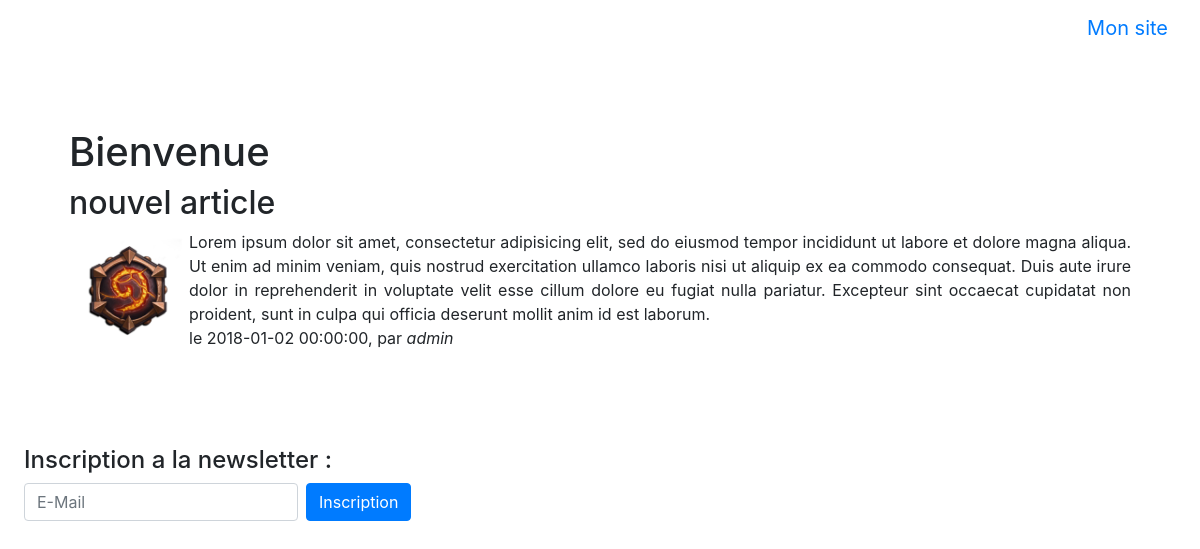
The page / on the database its author committed.
### tables this page shows
CREATE TABLE `edito` (
  `id` int(11) NOT NULL,
  `titre` varchar(150) NOT NULL,
  `contenu` text NOT NULL,
  `image` varchar(200) DEFAULT NULL,
  `date` datetime NOT NULL,
  `auteur_id` int(11) NOT NULL
);

CREATE TABLE `auteur` (
  `id` int(11) NOT NULL,
  `login` varchar(100) NOT NULL,
  `pwd` varchar(255) NOT NULL,
  `titre` varchar(100) NOT NULL
);

### inc/accueil.php (called while the page is built)
<?php
  $sql = 'SELECT e.titre, contenu, image, date, login FROM edito e JOIN auteur a ON auteur_id = a.id ORDER BY date DESC LIMIT 1';
  $result = $pdo->query($sql);
  $edito = $result->fetch();
  include 'themes/vue/accueil.html.php';
 ?>

### index.php (called while the page is built, shortened)
<?php
$page = isset($_GET['page']) ? $_GET['page'] : 'accueil';
switch ($page) {
  default:
  case 'accueil':
    $file='accueil.php';
    break;
}
include 'inc/'. $file;
$buffer=ob_get_clean();
include THEME.'layout.php';
?>

### themes/vue/accueil.html.php (the view)
<h1>Bienvenue</h1>
<article>
<header>
  <h2>
  <?php echo $edito['titre']; ?>
  </h2>
</header>
  <?php if ($edito['image']) : ?>
  <?php echo '<img class="float-left" src="images/'.$edito['image'].'" alt="'.$edito['titre'].'" width="120px">'; ?>
  <?php endif; ?>
  <?php echo $edito['contenu'];?>
<footer>
  le <?php echo $edito['date']; ?>, par <i><?php echo $edito['login'];?></i>
</footer>
</article>

### themes/layout.php (shortened to what this page needs)
<!DOCTYPE html>
<html lang="fr">
  <head>
    <link rel="stylesheet" href="https://maxcdn.bootstrapcdn.com/bootstrap/4.0.0-alpha.6/css/bootstrap.min.css">
    <link href="<?php echo RACINE;?>themes/css/starter-template.css" rel="stylesheet">
  </head>
  <body>
    <nav class="navbar navbar-toggleable-md navbar-inverse bg-inverse fixed-top">
      <button class="navbar-toggler navbar-toggler-right" type="button" data-toggle="collapse" data-target="#navbarsExampleDefault" aria-controls="navbarsExampleDefault" aria-expanded="false" aria-label="Toggle navigation">
        <span class="navbar-toggler-icon"></span>
      </button>
      <a class="navbar-brand" href="#">Mon site</a>
    </nav>
    <div class="container">
      <div class="starter-template">
        <?php echo $buffer;?>
      </div>
    </div>
<footer>
  <div class="starter-template">
    <h4>Inscription a la newsletter : </h4>
    <form class="form-inline my-2 my-lg-0" name="inscription" method="POST" action="?page=newsletter">
      <input class="form-control mr-sm-2" type="text" placeholder="E-Mail" name="email">
      <button class="btn btn-primary my-2 my-sm-0" type="submit">Inscription</button>
    </form>
  </div>
</footer>
  </body>
</html>

### themes/css/starter-template.css (style rules this page uses)
body { padding-top: 5rem; }
.starter-template { padding: 3rem 1.5rem; text-align: justify; }

### rows shown on the page
edito: titre "nouvel article", image (picture), contenu "Lorem ipsum dolor sit amet, consectetur adipisicing elit, sed do eiusmod tempor incididunt ut labore et dolore magna aliqua. Ut enim ad minim veniam, quis nostrud exercitation ullamco laboris nisi ut aliquip ex ea commodo consequat. Duis aute irure dolor in reprehenderit in voluptate velit esse cillum dolore eu fugiat nulla pariatur. Excepteur sint occaecat cupidatat non proident, sunt in culpa qui officia deserunt mollit anim id est laborum.", date "2018-01-02 00:00:00", auteur.login "admin"
